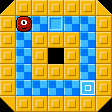

A 2D game scene composited from a Tiled map and its tileset images. What follows is a short description and the map's XML, with every tile layer's data as written:
An orthogonal 7x7 tile map with 16x16 px tiles, 3 tile layers (floor, walls, items).

<map version="1.10" tiledversion="1.11.0" orientation="orthogonal" renderorder="left-up" width="7" height="7" tilewidth="16" tileheight="16" infinite="0" nextlayerid="4" nextobjectid="1">
 <editorsettings>
  <export format="defold" />
 </editorsettings>
 <properties>
  <property name="moves" type="int" value="3" />
  <property name="name" value="LONG WAY ROUND" />
 </properties>
 <tileset firstgid="1" source="tiles.tsx" />
 <layer id="1" name="floor" width="7" height="7">
  <data encoding="csv">
0,0,0,0,0,0,0,
0,52,52,88,52,52,0,
0,52,0,0,0,52,0,
0,52,0,0,0,52,0,
0,52,0,0,0,52,0,
0,52,52,52,52,52,0,
0,0,0,0,0,0,0
</data>
 </layer>
 <layer id="2" name="walls" width="7" height="7">
  <data encoding="csv">
53,51,51,51,51,51,54,
51,0,0,0,0,0,51,
51,0,51,51,51,0,51,
51,0,51,0,51,0,51,
51,0,51,51,51,0,51,
51,0,0,0,0,0,51,
55,51,51,51,51,51,56
</data>
 </layer>
 <layer id="3" name="items" width="7" height="7">
  <data encoding="csv">
0,0,0,0,0,0,0,
0,2,0,11,0,0,0,
0,0,0,0,0,0,0,
0,0,0,0,0,0,0,
0,0,0,0,0,0,0,
0,0,0,0,0,1,0,
0,0,0,0,0,0,0
</data>
 </layer>
</map>
